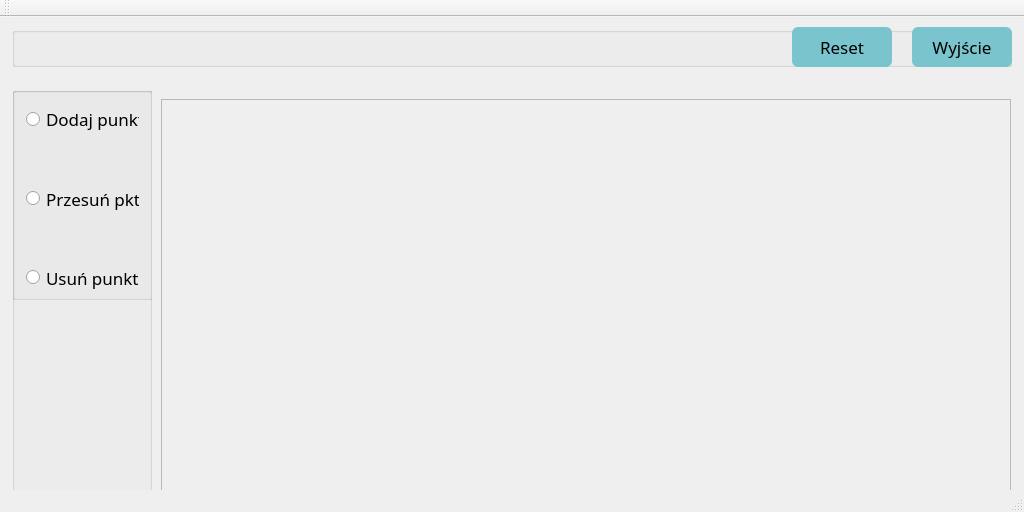
<?xml version="1.0" encoding="UTF-8"?>
<ui version="4.0">
 <class>MyWindow</class>
 <widget class="QMainWindow" name="MyWindow">
  <property name="geometry">
   <rect>
    <x>0</x>
    <y>0</y>
    <width>1024</width>
    <height>512</height>
   </rect>
  </property>
  <property name="windowTitle">
   <string>Krzywe Beziera</string>
  </property>
  <widget class="QWidget" name="centralWidget">
   <widget class="QGroupBox" name="groupBox">
    <property name="geometry">
     <rect>
      <x>12</x>
      <y>10</y>
      <width>1000</width>
      <height>40</height>
     </rect>
    </property>
    <property name="title">
     <string/>
    </property>
    <widget class="QPushButton" name="reset">
     <property name="geometry">
      <rect>
       <x>780</x>
       <y>0</y>
       <width>100</width>
       <height>40</height>
      </rect>
     </property>
     <property name="font">
      <font>
       <family>Segoe UI Light</family>
       <pointsize>13</pointsize>
      </font>
     </property>
     <property name="cursor">
      <cursorShape>ArrowCursor</cursorShape>
     </property>
     <property name="styleSheet">
      <string notr="true">background: #7AC5CD; border-radius:6px;</string>
     </property>
     <property name="text">
      <string>Reset</string>
     </property>
    </widget>
    <widget class="QPushButton" name="quit">
     <property name="geometry">
      <rect>
       <x>900</x>
       <y>0</y>
       <width>100</width>
       <height>40</height>
      </rect>
     </property>
     <property name="font">
      <font>
       <family>Segoe UI Light</family>
       <pointsize>13</pointsize>
      </font>
     </property>
     <property name="cursor">
      <cursorShape>ArrowCursor</cursorShape>
     </property>
     <property name="styleSheet">
      <string notr="true">background: #7AC5CD; border-radius: 6px;</string>
     </property>
     <property name="text">
      <string>Wyjście</string>
     </property>
    </widget>
   </widget>
   <widget class="QFrame" name="frame">
    <property name="geometry">
     <rect>
      <x>161</x>
      <y>82</y>
      <width>850</width>
      <height>427</height>
     </rect>
    </property>
    <property name="frameShape">
     <enum>QFrame::StyledPanel</enum>
    </property>
    <property name="frameShadow">
     <enum>QFrame::Raised</enum>
    </property>
   </widget>
   <widget class="QGroupBox" name="groupBox1">
    <property name="geometry">
     <rect>
      <x>12</x>
      <y>70</y>
      <width>140</width>
      <height>640</height>
     </rect>
    </property>
    <property name="title">
     <string/>
    </property>
    <widget class="QGroupBox" name="g1">
     <property name="geometry">
      <rect>
       <x>0</x>
       <y>0</y>
       <width>141</width>
       <height>213</height>
      </rect>
     </property>
     <layout class="QVBoxLayout" name="verticalLayout">
      <property name="spacing">
       <number>50</number>
      </property>
      <property name="bottomMargin">
       <number>5</number>
      </property>
      <item>
       <widget class="QRadioButton" name="dodaj">
        <property name="font">
         <font>
          <family>Segoe UI Light</family>
          <pointsize>13</pointsize>
         </font>
        </property>
        <property name="text">
         <string>Dodaj punkt</string>
        </property>
       </widget>
      </item>
      <item>
       <widget class="QRadioButton" name="przesun">
        <property name="font">
         <font>
          <family>Segoe UI Light</family>
          <pointsize>13</pointsize>
         </font>
        </property>
        <property name="text">
         <string>Przesuń pkt</string>
        </property>
       </widget>
      </item>
      <item>
       <widget class="QRadioButton" name="usun">
        <property name="font">
         <font>
          <family>Segoe UI Light</family>
          <pointsize>13</pointsize>
         </font>
        </property>
        <property name="text">
         <string>Usuń punkt</string>
        </property>
       </widget>
      </item>
     </layout>
    </widget>
   </widget>
  </widget>
  <widget class="QMenuBar" name="menuBar">
   <property name="geometry">
    <rect>
     <x>0</x>
     <y>0</y>
     <width>1024</width>
     <height>21</height>
    </rect>
   </property>
  </widget>
  <widget class="QToolBar" name="mainToolBar">
   <attribute name="toolBarArea">
    <enum>TopToolBarArea</enum>
   </attribute>
   <attribute name="toolBarBreak">
    <bool>false</bool>
   </attribute>
  </widget>
  <widget class="QStatusBar" name="statusBar"/>
 </widget>
 <layoutdefault spacing="6" margin="11"/>
 <resources/>
 <connections/>
</ui>
